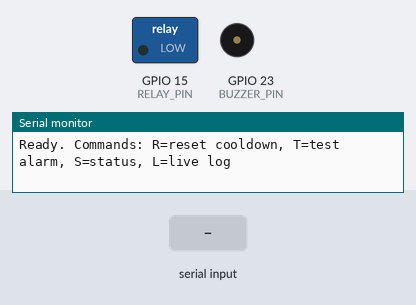
Bench run of a sketch on a simulated ESP32. Parts: switched loads named in the sketch (green lamp = pin HIGH), buzzer (waves = sounding), the last lines printed to the serial monitor. Dashed ring = blinking. Inputs (shaded band) come from the test bench.

Above: at 1.3 s.
1.4 s: "T" received over Serial
At 1.59 s:
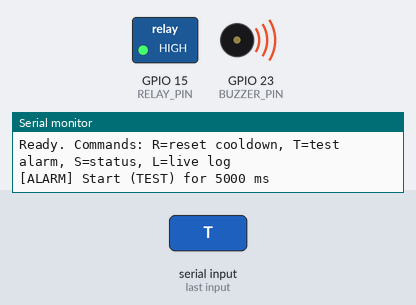
4.4 s: "R" received over Serial
7.4 s: "S" received over Serial
Timing chart, 0 to 10.4 s (numbered marks = the images above; inputs shaded):
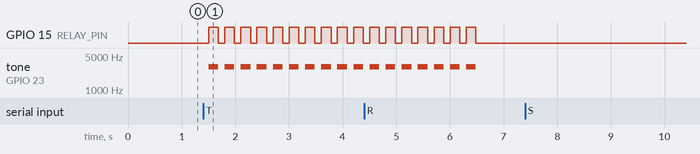

Measured:
- after the input at 1.4 s, GPIO 15 (RELAY_PIN): alternates HIGH for 0.18 s and LOW for 0.12 s, starting after 0.10 s; tone on GPIO 23 (BUZZER_PIN): alternates 3000 Hz for 0.18 s and silent for 0.12 s, starting after 0.10 s

The sketch:

Demo2.ino
```cpp
/********  Demo 2: Exit Sign Smoke Alarm System (MQ-2 + Buzzer + 12V Lamp via Relay)  ********
 * - Replaces NeoPixel with a 12V lamp switched by a 5V relay module
 * - MQ-2 DO pin used (digital threshold set by module trimpot)
 * - On smoke: buzzer + lamp blink for ALARM_MS, then 1-hour cooldown
 * - Serial: L=live log, S=status, R=reset cooldown, T=test alarm
 * Hardware:
 *   - Relay IN -> ESP32 GPIO15 (configurable)
 *   - Relay VCC -> 5V, GND -> GND (common GND with 12V adapter)
 *   - COM -> +12V, NO -> Lamp +, Lamp - -> 12V GND
 * Code by Solehin Rizal
 *******************************************************************************/

#include <Arduino.h>

// ---------- Pins ----------
#define MQ2_DO         27      // MQ-2 digital output
#define BUZZER_PIN     23      // ROBO ESP32 buzzer
#define RELAY_PIN      15      // Relay IN pin (controls 12V lamp)

// ---------- Relay polarity ----------
// If your relay turns ON when you write LOW, set to 0 (active-LOW).
// If it turns ON when you write HIGH, set to 1 (active-HIGH).
#define RELAY_ACTIVE_HIGH 1

// ---------- Tunables ----------
#define WARMUP_MS       60000UL   // sensor warmup after boot
#define SAMPLE_MS         100UL   // polling period
#define TRIP_HOLD_MS     2000UL   // DO must stay HIGH this long to confirm smoke
#define ALARM_MS        20000UL   // alarm duration on real smoke (test uses 5s)
#define COOLDOWN_MS  3600000UL    // 1 hour cooldown after confirmed alarm

// ---------- Relay helpers ----------
inline void lampOn()  { digitalWrite(RELAY_PIN, RELAY_ACTIVE_HIGH ? HIGH : LOW); }
inline void lampOff() { digitalWrite(RELAY_PIN, RELAY_ACTIVE_HIGH ? LOW  : HIGH); }

// ---------- Buzzer helpers ----------
inline void buzzerStart(uint32_t freq){ tone(BUZZER_PIN, freq); }
inline void buzzerStop(){ noTone(BUZZER_PIN); }

// ---------- RTOS queues ----------
QueueHandle_t evtQueue;   // EventType
QueueHandle_t cmdQueue;   // CmdType

enum EventType : uint8_t { EVT_SMOKE, EVT_TEST };
enum CmdType   : uint8_t { CMD_RESET, CMD_STATUS };

// Exposed status
volatile bool g_inCooldown = false;
volatile unsigned long g_cooldownUntil = 0;
volatile bool g_warmed = false;
volatile bool g_liveLog = false;  // toggle with 'L'

// ---------- Tasks ----------
void StatusTask(void*){
  // Optional heartbeat: blink lamp very briefly every 10s when idle (non-intrusive)
  const TickType_t beat = pdMS_TO_TICKS(10000);
  for(;;){
    if (!g_inCooldown && g_warmed){
      lampOn(); vTaskDelay(pdMS_TO_TICKS(40)); lampOff();
    }
    vTaskDelay(beat);
  }
}

void SensorTask(void*){
  pinMode(MQ2_DO, INPUT);
  const unsigned long tBoot = millis();

  bool lastLevel = false;
  unsigned long highSince = 0;

  for(;;){
    unsigned long now = millis();
    if (!g_warmed && now - tBoot >= WARMUP_MS) g_warmed = true;

    // Commands
    CmdType cmd;
    while (xQueueReceive(cmdQueue, &cmd, 0) == pdTRUE){
      if (cmd == CMD_RESET){
        g_inCooldown = false;
        g_cooldownUntil = 0;
        Serial.println(F("[CMD] Cooldown cleared."));
      } else if (cmd == CMD_STATUS){
        Serial.printf("[STATUS] warmed:%d cooldown:%d ms_left:%ld\n",
          g_warmed, g_inCooldown, g_inCooldown ? (long)(g_cooldownUntil - now) : 0L);
      }
    }

    // Exit cooldown
    if (g_inCooldown && now >= g_cooldownUntil){
      g_inCooldown = false;
      Serial.println(F("[INFO] Cooldown finished."));
    }

    // Read sensor after warmup and only if not in cooldown
    if (g_warmed && !g_inCooldown){
      bool level = digitalRead(MQ2_DO); // HIGH when smoke > threshold (module comparator)
      if (level){
        if (!lastLevel) highSince = now;
        if (now - highSince >= TRIP_HOLD_MS){
          EventType e = EVT_SMOKE;
          xQueueSend(evtQueue, &e, 0);
          g_inCooldown = true;
          g_cooldownUntil = now + COOLDOWN_MS;
          Serial.println(F("[ALARM] Smoke confirmed. Entering cooldown."));
        }
      } else {
        highSince = now;
      }
      lastLevel = level;
    }

    vTaskDelay(pdMS_TO_TICKS(SAMPLE_MS));
  }
}

void AlarmTask(void*){
  for(;;){
    EventType e;
    if (xQueueReceive(evtQueue, &e, portMAX_DELAY) == pdTRUE){
      unsigned long tStart = millis();
      unsigned long duration = (e==EVT_TEST) ? 5000UL : ALARM_MS;

      Serial.printf("[ALARM] Start (%s) for %lu ms\n", e==EVT_TEST?"TEST":"SMOKE", duration);
      while (millis() - tStart < duration){
        // buzzer + lamp blink
        buzzerStart(3000);
        lampOn();
        vTaskDelay(pdMS_TO_TICKS(180));

        buzzerStop();
        lampOff();
        vTaskDelay(pdMS_TO_TICKS(120));
      }
      buzzerStop(); lampOff();
      Serial.println(F("[ALARM] Done."));
    }
  }
}

void SerialTask(void*){
  for(;;){
    while (Serial.available()){
      char c = toupper(Serial.read());
      if (c=='R'){ CmdType cmd=CMD_RESET;  xQueueSend(cmdQueue,&cmd,0); }
      else if (c=='S'){ CmdType cmd=CMD_STATUS; xQueueSend(cmdQueue,&cmd,0); }
      else if (c=='T'){ EventType e=EVT_TEST;   xQueueSend(evtQueue,&e,0); }
      else if (c=='L'){ g_liveLog = !g_liveLog; Serial.printf("[LOG] live=%d\n", g_liveLog); }
    }

    if (g_liveLog){
      int doState = digitalRead(MQ2_DO);  // 0=clean air, 1=above threshold
      Serial.printf("[LIVE] DO=%d  warmed=%d  cooldown=%d\n",
                    doState, g_warmed, g_inCooldown);
    }
    vTaskDelay(pdMS_TO_TICKS(250));
  }
}

// ---------- Setup/Loop ----------
void setup(){
  Serial.begin(115200);

  pinMode(BUZZER_PIN, OUTPUT); buzzerStop();

  pinMode(RELAY_PIN, OUTPUT);
  // Ensure lamp is OFF on boot
  lampOff();

  // Queues
  evtQueue = xQueueCreate(6, sizeof(EventType));
  cmdQueue = xQueueCreate(6, sizeof(CmdType));

  // Tasks
  xTaskCreatePinnedToCore(StatusTask, "Status", 2048, NULL, 1, NULL, 1);
  xTaskCreatePinnedToCore(SensorTask, "Sensor", 4096, NULL, 2, NULL, 0);
  xTaskCreatePinnedToCore(AlarmTask , "Alarm" , 4096, NULL, 3, NULL, 1);
  xTaskCreatePinnedToCore(SerialTask, "Serial", 2048, NULL, 2, NULL, 1);

  Serial.println(F("Ready. Commands: R=reset cooldown, T=test alarm, S=status, L=live log"));
}

void loop(){ /* all work in tasks */ }
```
